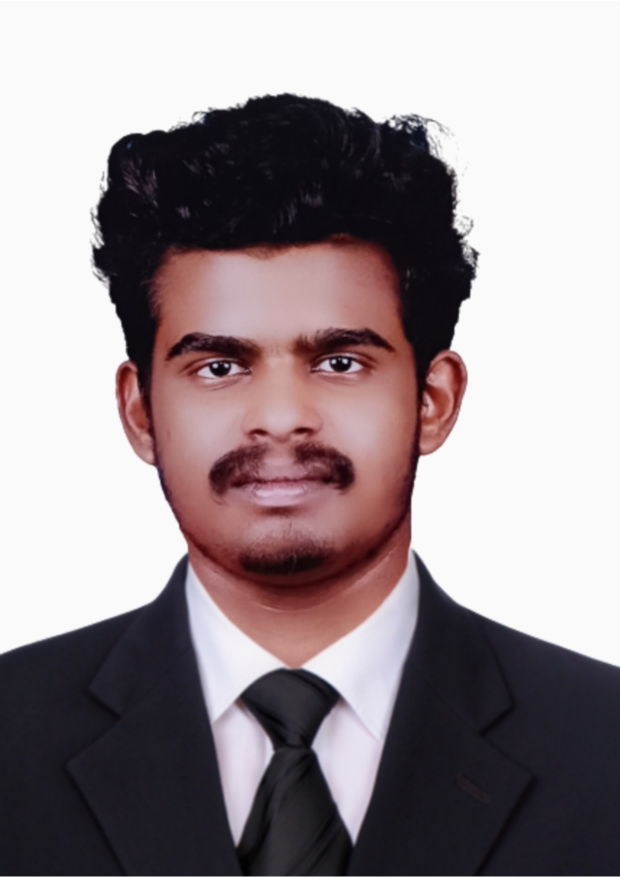
#> input picture Avinashimage.jpg, 1240 x 1755 px (shown at 1/2 size)
$ jupyter execute 'main_sunglass   AVINASH T.ipynb'
#> lines starting #> are read from the running program, lines starting #| are printed output that depends on the picture; after the words box and inside, x2 and y2 are one past the last pixel; in counts of white or black regions, pixels touching at a corner belong together
## WORKSHOP

### Sturdy-Octo-Disco-Adding-Sunglasses-for-a-Cool-New-Look

**NAME:** AVINASH T

**REG NO**: 21223230026

[cell 1]
# Import libraries
import cv2
import numpy as np
import matplotlib.pyplot as plt

[cell 2]
# Load the Face Image
faceImage = cv2.imread('Avinashimage.jpg')
#> faceImage is the input picture: shape (1755, 1240, 3); mean B, G, R 145.6, 142.2, 152.8
plt.imshow(faceImage[:,:,::-1]);plt.title("Face")

[cell 3]
faceImage.shape
#> Out = (1755, 1240, 3)

[cell 4]
# Load the Sunglass image with Alpha channel
# (http://pluspng.com/sunglass-png-1104.html)
glassPNG = cv2.imread('sunglass.png',-1)
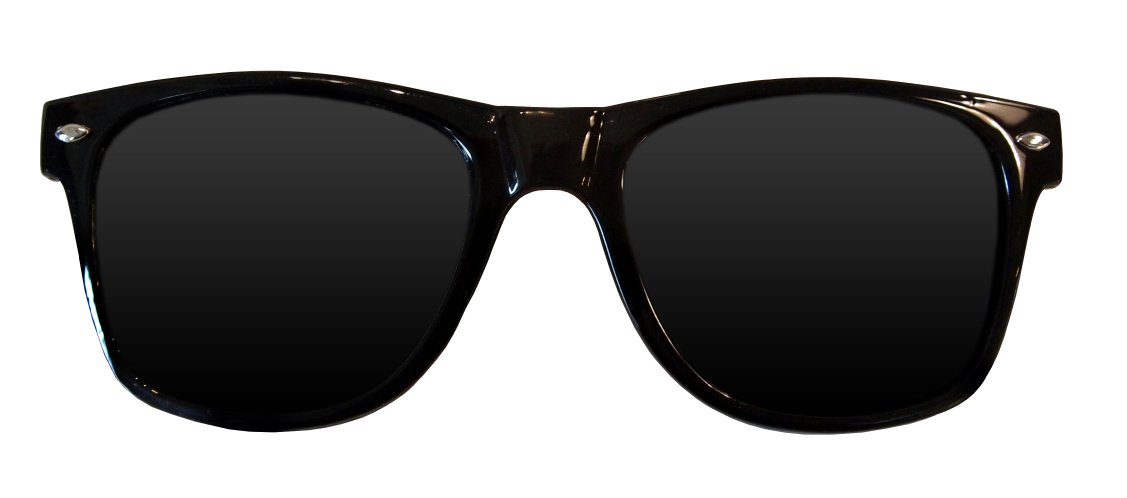
#> input picture sunglass.png, 3381 x 1494 px (shown at 1/3 size)
#> glassPNG is the input picture: shape (1494, 3381, 4); mean B, G, R, A 141.9, 142.2, 142.4, 125.6
plt.imshow(glassPNG[:,:,::-1]);plt.title("glassPNG")
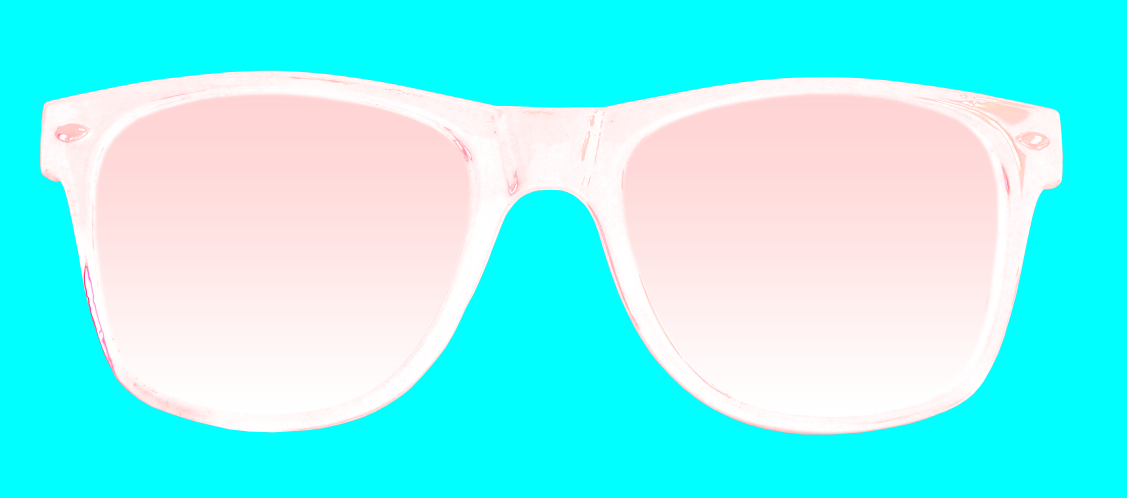
#> shown: shape (1494, 3381, 4) (shown at 1/3 size); mean R, G, B, A 125.6, 142.4, 142.2, 141.9; transparent parts drawn white

[cell 5]
# Resize the image to fit over the eye region
glassPNG = cv2.resize(glassPNG,(550,250))
#> glassPNG: shape (250, 550, 4)
print("image Dimension ={}".format(glassPNG.shape))
#| image Dimension =(250, 550, 4)

[cell 6]
# Separate the Color and alpha channels
glassBGR = glassPNG[:,:,0:3]
glassMask1 = glassPNG[:,:,3]

[cell 7]
# Display the images for clarity
plt.figure(figsize=[15,15])
plt.subplot(121);plt.imshow(glassBGR[:,:,::-1]);plt.title('Sunglass Color channels');
plt.subplot(122);plt.imshow(glassMask1,cmap='gray');plt.title('Sunglass Alpha channel');

[cell 8]
# Make a copy
#faceWithGlassesNaive = resized_faceImage.copy()
faceWithGlassesNaive = faceImage.copy()

# Replace the eye region with the sunglass image
faceWithGlassesNaive[640:890,290:840]=glassBGR
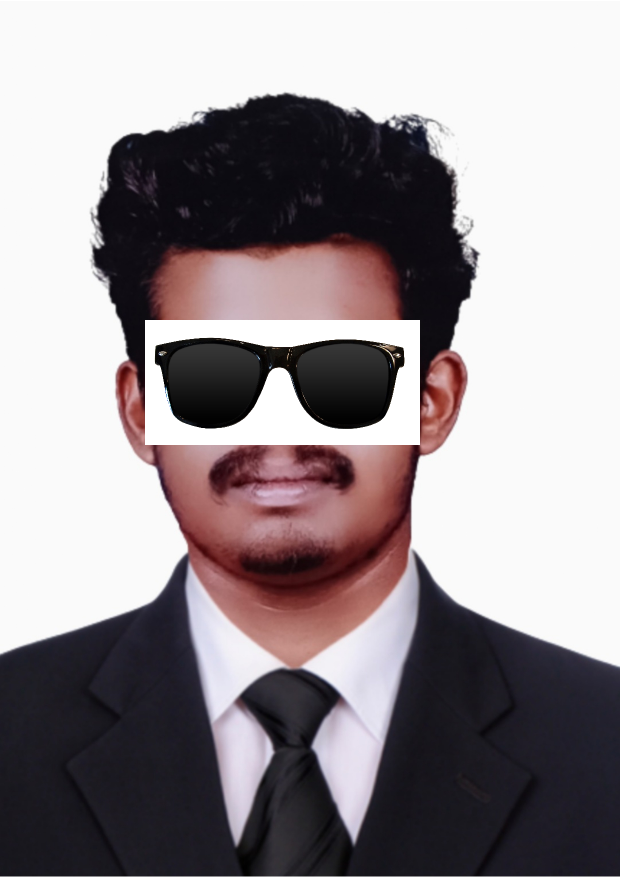
#> faceWithGlassesNaive: shape (1755, 1240, 3) (shown at 1/2 size); 6.32% of pixels changed, all inside (x1, y1, x2, y2) = (290, 640, 840, 890)

plt.imshow(faceWithGlassesNaive[...,::-1])

[cell 9]
# Make the dimensions of the mask same as the input image.
# Since Face Image is a 3-channel image, we create a 3 channel image for the mask
glassMask = cv2.merge((glassMask1,glassMask1,glassMask1))

# Make the values [0,1] since we are using arithmetic operations
glassMask = np.uint8(glassMask/255)
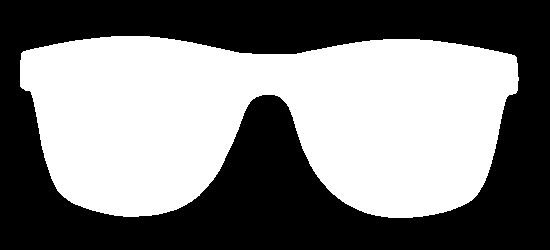
#> glassMask: shape (250, 550, 3); values 0 (black) and 1 (white), 49.1% white; 1 white region, box (x1, y1, x2, y2) and area: (20, 36, 519, 218) 67456

# Make a copy
faceWithGlassesArithmetic = faceImage.copy()

# Get the eye region from the face image
eyeROI= faceWithGlassesArithmetic[640:890,290:840]
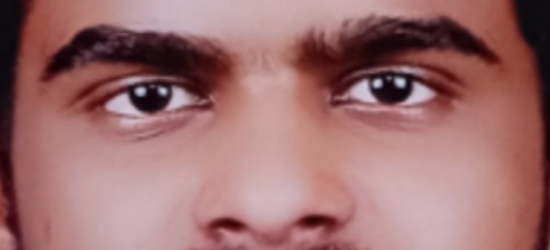
#> eyeROI: shape (250, 550, 3); mean B, G, R 109.7, 109.8, 156.9

# Use the mask to create the masked eye region
maskedEye = cv2.multiply(eyeROI,(1-  glassMask ))

# Use the mask to create the masked sunglass region
maskedGlass = cv2.multiply(glassBGR,glassMask)
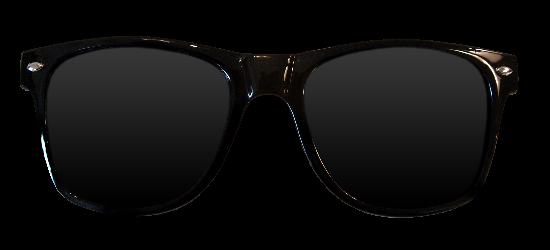
#> maskedGlass: shape (250, 550, 3); mean B, G, R 12.5, 12.7, 13

# Combine the Sunglass in the Eye Region to get the augmented image
eyeRoiFinal = cv2.add(maskedEye, maskedGlass)
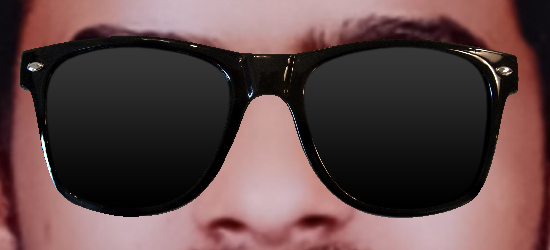
#> eyeRoiFinal: shape (250, 550, 3); mean B, G, R 69.7, 69.8, 93.8

# Display the intermediate results
plt.figure(figsize=[20,20])
plt.subplot(131);plt.imshow(maskedEye[...,::-1]);plt.title("Masked Eye Region")
plt.subplot(132);plt.imshow(maskedGlass[...,::-1]);plt.title("Masked Sunglass Region")
plt.subplot(133);plt.imshow(eyeRoiFinal[...,::-1]);plt.title("Augmented Eye and Sunglass")
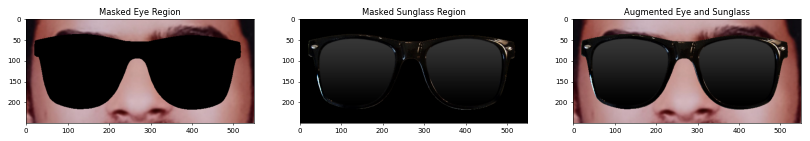
#> figure drawn by matplotlib, 3 panels

[cell 10]
# Replace the eye ROI with the output from the previous section
faceWithGlassesArithmetic[640:890,290:840]=eyeRoiFinal
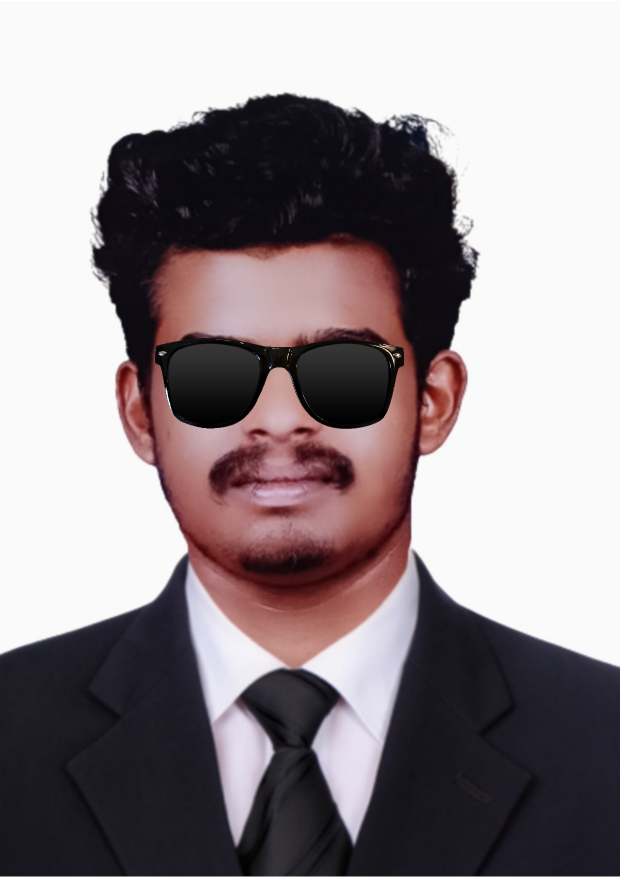
#> faceWithGlassesArithmetic: shape (1755, 1240, 3) (shown at 1/2 size); 3.1% of pixels changed, all inside (x1, y1, x2, y2) = (310, 676, 809, 858)

# Display the final result
plt.figure(figsize=[20,20]);
plt.subplot(121);plt.imshow(faceImage[:,:,::-1]); plt.title("Original Image");
plt.subplot(122);plt.imshow(faceWithGlassesArithmetic[:,:,::-1]);plt.title("With Sunglasses");
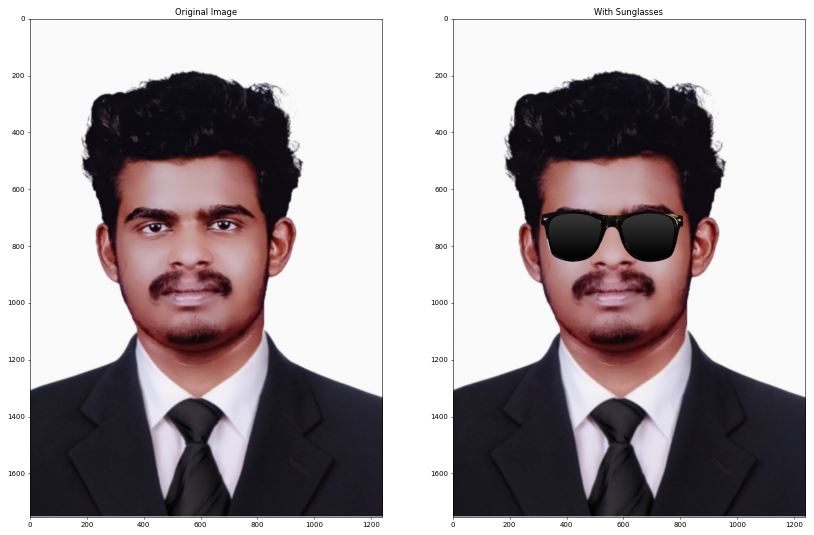
#> figure drawn by matplotlib, 2 panels
